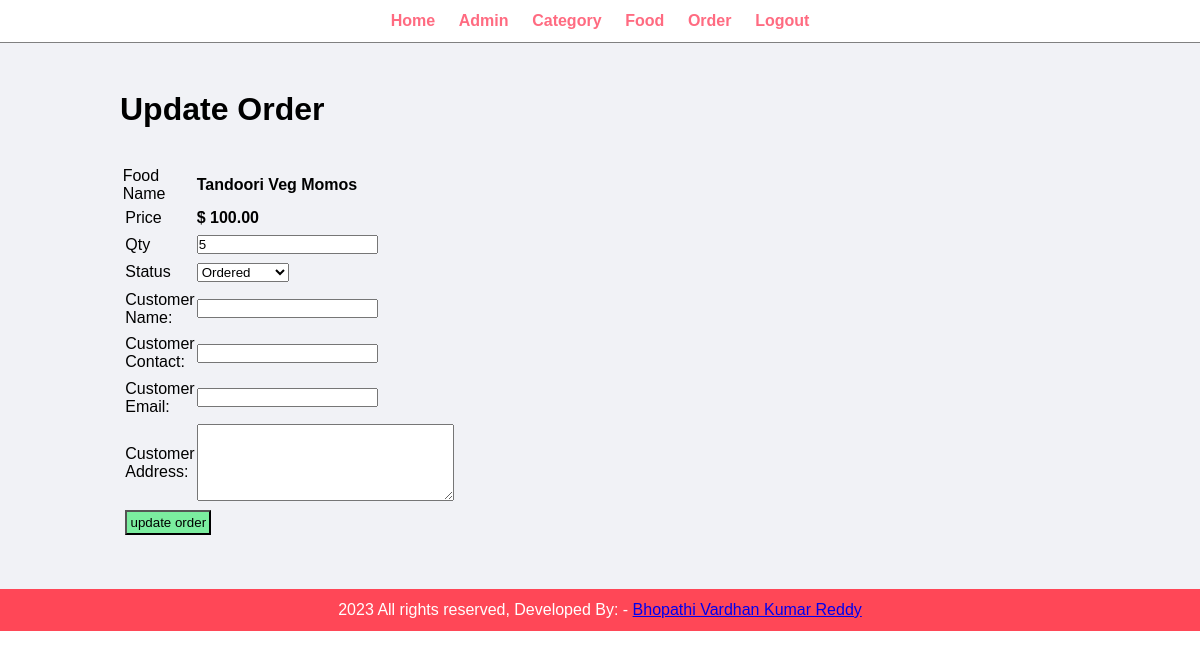
The app's page /food_order/admin/update-order.php?id=2 (signed in) with its own data.
### tables this page shows
CREATE TABLE `tbl_order` (
  `id` int(10) UNSIGNED NOT NULL,
  `food` varchar(150) NOT NULL,
  `price` decimal(10,2) NOT NULL,
  `qty` int(11) NOT NULL,
  `total` decimal(10,2) NOT NULL,
  `order_date` datetime NOT NULL,
  `status` varchar(50) NOT NULL,
  `customer_name` varchar(150) NOT NULL,
  `customer_contact` varchar(20) NOT NULL,
  `customer_email` varchar(150) NOT NULL,
  `customer_address` varchar(255) NOT NULL,
  `created_at` timestamp NOT NULL DEFAULT CURRENT_TIMESTAMP,
  `updated_at` timestamp NOT NULL DEFAULT CURRENT_TIMESTAMP ON UPDATE CURRENT_TIMESTAMP
);

### food_order/admin/update-order.php (the view, shortened to what this page needs)
<?php include('../admin/partials/menu.php');  ?>
<div class="main-content">
    <div class="wrapper">
        <h1>Update Order</h1>
        <br><br>
        <?php
        if(isset($_GET['id'])){
            $id = $_GET['id'];
            $sql = "Select * from tbl_order where id=$id";
            $res = mysqli_query($conn,$sql);
            $count = mysqli_num_rows($res);
            if ($count==1){
                $row = mysqli_fetch_assoc($res);
                $food = $row['food'];
                $price = $row['price'];
                $qty = $row['qty'];
                $status = $row['status'];
                $customer_name = $row['customer_name'];
                $customer_contact = $row['customer_contact'];
                $customer_email = $row['customer_email'];
                $customer_address = $row['customer_address'];
            }
            else{
                   header('location:'.SITEURL.'admin/manage-order.php');
            }
        }
        else{
           header('location:'.SITEURL.'admin/manage-order.php');
        }
        ?>
        <form action="" method="POST">
            <table class="tbl-30">
                <tr>
                    <td style="display: flex";>Food Name </td>
                    <td><b><?php echo $food; ?></b></td>
                </tr>
                <tr>
                    <td>Price </td>
                    <td><b> $ <?php echo $price; ?></b></td>
                </tr>
                <tr>
                    <td>Qty </td>
                    <td>
                        <input  type='number' name='qty' value="<?php echo $qty;?>">
                    </td>
                </tr>
                <tr>
                    <td>Status </td>
                    <td>
                        <Select name="status">
                            <option <?php if($status=="Ordered"){ echo "selected";}?>value="Ordered">Ordered</option>
                        </Select>
                    </td>
                </tr>
                <tr>
                    <td>Customer Name: </td>
                    <td>
                        <input type="text" name="customer_name" value="<?php echo $customer_name;?>">
                    </td>
                </tr>
                <tr>
                    <td>Customer Contact: </td>
                    <td>
                        <input type="text" name="customer_contact" value="<?php echo $customer_contact;?>">
                    </td>
                </tr>
                <tr>
                    <td>Customer Email: </td>
                    <td>
                        <input type="text" name="customer_email" value="<?php echo $customer_email;?>">
                    </td>
                </tr>
                <tr>
                    <td>Customer Address: </td>
                    <td>
                        <textarea name="customer_address" cols="30" rows="5"><?php echo $customer_address;?></textarea>
                    </td>
                </tr>
                <tr>
                    <td colspan="2">
                        <input type="submit" name="submit" value="update order" class="btn-secondary">
                    </td>
                </tr>
            </table>
        </form>
    </div>
</div>
<?php include('../admin/partials/footer.php'); ?>

### food_order/css/admin.css (style rules this page uses)
* { margin:0; padding:0; font-family: Arial, Helvetica, sans-serif; }
.wrapper { padding:1%; width: 80%; margin:0 auto; }
.tbl-30 { width:30%; }
table tr td { padding:1%; }
.btn-secondary { background-color: #7bed9f; padding: 1%; color:black ; text-decoration: none ; }
.main-content { background-color: #f1f2f6; padding: 3% 0 ; }

### records on screen
tbl_order: food "Tandoori Veg Momos", price "100.00", qty "5"
